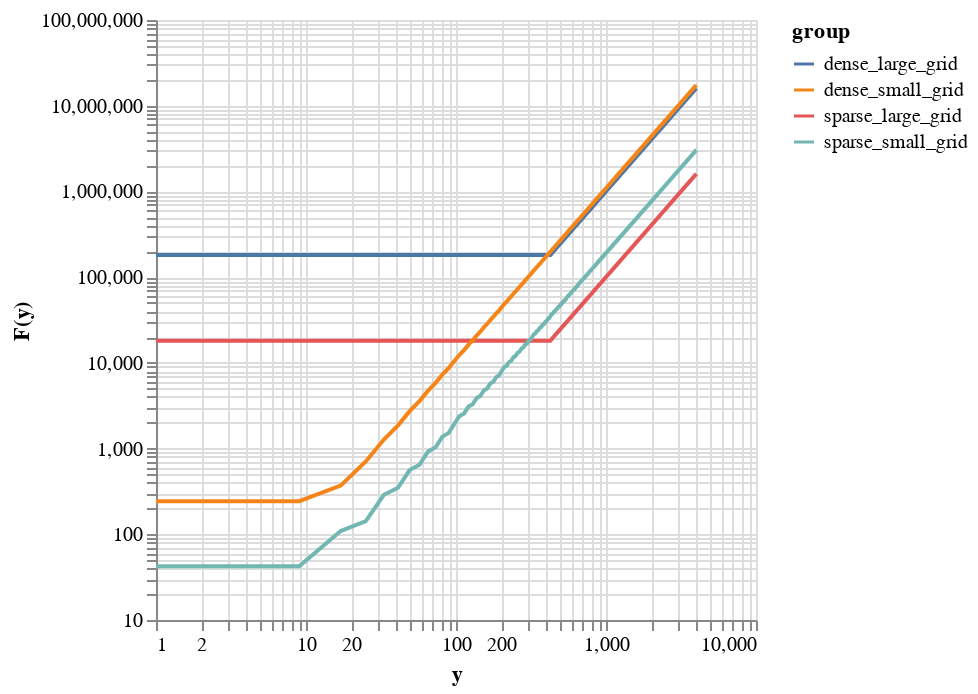

This figure's notebook cell:
### Code cell
alt.Chart(pd.concat([src,src2])).mark_line().encode(
    x=alt.X('y', scale=alt.Scale(type='log')),
    y=alt.Y('F(y)',scale=alt.Scale(type='log')),
    color='group:N'
).interactive()

### Figure 1 — Vega-Lite specification as saved in the notebook (floating-point values rounded to 4 significant figures; data arrays with more than 128 entries replaced by an {"elided": "..."} marker saying what was removed)
{"config": {"view": {"continuousWidth": 300, "continuousHeight": 300}}, "data": {"name": "data-da8272a568fca725020c4eaad20bedbf"}, "mark": {"type": "line"}, "encoding": {"color": {"field": "group", "type": "nominal"}, "x": {"field": "y", "scale": {"type": "log"}, "type": "quantitative"}, "y": {"field": "F(y)", "scale": {"type": "log"}, "type": "quantitative"}}, "params": [{"name": "param_9", "select": {"type": "interval", "encodings": ["x", "y"]}, "bind": "scales"}], "$schema": "https://vega.github.io/schema/vega-lite/v5.17.0.json", "datasets": {"data-da8272a568fca725020c4eaad20bedbf": {"elided": "2000 records"}}}
